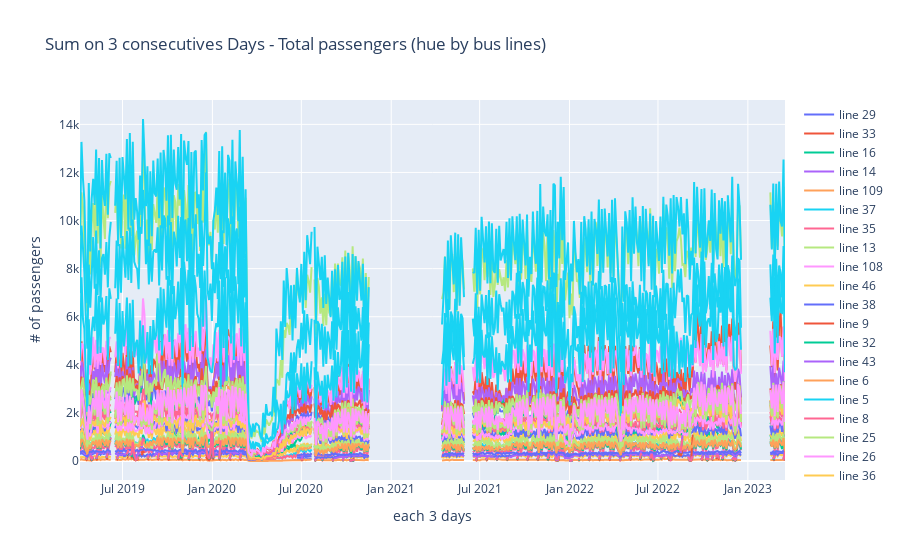

The notebook cell saved with this chart:
### Code cell
fig = go.Figure()

for line in data2.line.unique() :
  data_resample = data2[data2.line == line].resample('3D').mean() 

  # Create a Plotly figure with a line trace
  fig.add_trace(go.Scatter(x=data_resample.index, y=data_resample['passengersNumber'], mode='lines', name="line " + str(line)))

# Customize the plot layout
fig.update_layout(title='Sum on 3 consecutives Days - Total passengers (hue by bus lines)', xaxis_title='each 3 days', yaxis_title='# of passengers')

# Show the plot
fig.show()

### Figure 1 — Plotly figure (JSON) as saved in the notebook; plotly's stock layout.template omitted (floating-point values rounded to 4 significant figures; data arrays with more than 128 entries replaced by an {"elided": "..."} marker saying what was removed)
{"data": [{"mode": "lines", "name": "line 29", "type": "scatter", "x": {"elided": "482 str values"}, "y": {"elided": "482 float values"}}, {"mode": "lines", "name": "line 33", "type": "scatter", "x": {"elided": "482 str values"}, "y": {"elided": "482 float values"}}, {"mode": "lines", "name": "line 16", "type": "scatter", "x": {"elided": "482 str values"}, "y": {"elided": "482 float values"}}, {"mode": "lines", "name": "line 14", "type": "scatter", "x": {"elided": "482 str values"}, "y": {"elided": "482 float values"}}, {"mode": "lines", "name": "line 109", "type": "scatter", "x": {"elided": "482 str values"}, "y": {"elided": "482 float values"}}, {"mode": "lines", "name": "line 37", "type": "scatter", "x": {"elided": "482 str values"}, "y": {"elided": "482 float values"}}, {"mode": "lines", "name": "line 35", "type": "scatter", "x": {"elided": "482 str values"}, "y": {"elided": "482 float values"}}, {"mode": "lines", "name": "line 13", "type": "scatter", "x": {"elided": "482 str values"}, "y": {"elided": "482 float values"}}, {"mode": "lines", "name": "line 108", "type": "scatter", "x": {"elided": "482 str values"}, "y": {"elided": "482 float values"}}, {"mode": "lines", "name": "line 46", "type": "scatter", "x": {"elided": "482 str values"}, "y": {"elided": "482 float values"}}, {"mode": "lines", "name": "line 38", "type": "scatter", "x": {"elided": "482 str values"}, "y": {"elided": "482 float values"}}, {"mode": "lines", "name": "line 9", "type": "scatter", "x": {"elided": "482 str values"}, "y": {"elided": "482 float values"}}, {"mode": "lines", "name": "line 32", "type": "scatter", "x": {"elided": "482 str values"}, "y": {"elided": "482 float values"}}, {"mode": "lines", "name": "line 43", "type": "scatter", "x": {"elided": "481 str values"}, "y": {"elided": "481 float values"}}, {"mode": "lines", "name": "line 6", "type": "scatter", "x": {"elided": "482 str values"}, "y": {"elided": "482 float values"}}, {"mode": "lines", "name": "line 5", "type": "scatter", "x": {"elided": "482 str values"}, "y": {"elided": "482 float values"}}, {"mode": "lines", "name": "line 8", "type": "scatter", "x": {"elided": "482 str values"}, "y": {"elided": "482 float values"}}, {"mode": "lines", "name": "line 25", "type": "scatter", "x": {"elided": "482 str values"}, "y": {"elided": "482 float values"}}, {"mode": "lines", "name": "line 26", "type": "scatter", "x": {"elided": "482 str values"}, "y": {"elided": "482 float values"}}, {"mode": "lines", "name": "line 36", "type": "scatter", "x": {"elided": "482 str values"}, "y": {"elided": "482 float values"}}, {"mode": "lines", "name": "line 21", "type": "scatter", "x": {"elided": "482 str values"}, "y": {"elided": "482 float values"}}, {"mode": "lines", "name": "line 110", "type": "scatter", "x": {"elided": "482 str values"}, "y": {"elided": "482 float values"}}, {"mode": "lines", "name": "line 40", "type": "scatter", "x": {"elided": "481 str values"}, "y": {"elided": "481 float values"}}, {"mode": "lines", "name": "line 104", "type": "scatter", "x": {"elided": "482 str values"}, "y": {"elided": "482 float values"}}, {"mode": "lines", "name": "line 27", "type": "scatter", "x": {"elided": "482 str values"}, "y": {"elided": "482 float values"}}, {"mode": "lines", "name": "line 28", "type": "scatter", "x": {"elided": "482 str values"}, "y": {"elided": "482 float values"}}, {"mode": "lines", "name": "line 18", "type": "scatter", "x": {"elided": "482 str values"}, "y": {"elided": "482 float values"}}, {"mode": "lines", "name": "line 41", "type": "scatter", "x": {"elided": "482 str values"}, "y": {"elided": "482 float values"}}, {"mode": "lines", "name": "line 45", "type": "scatter", "x": {"elided": "482 str values"}, "y": {"elided": "482 float values"}}, {"mode": "lines", "name": "line 19", "type": "scatter", "x": {"elided": "482 str values"}, "y": {"elided": "482 float values"}}, {"mode": "lines", "name": "line 42", "type": "scatter", "x": {"elided": "482 str values"}, "y": {"elided": "482 float values"}}, {"mode": "lines", "name": "line 102", "type": "scatter", "x": {"elided": "482 str values"}, "y": {"elided": "482 float values"}}, {"mode": "lines", "name": "line 103", "type": "scatter", "x": {"elided": "482 str values"}, "y": {"elided": "482 float values"}}, {"mode": "lines", "name": "line 106", "type": "scatter", "x": {"elided": "482 str values"}, "y": {"elided": "482 float values"}}, {"mode": "lines", "name": "line 23", "type": "scatter", "x": {"elided": "482 str values"}, "y": {"elided": "482 float values"}}, {"mode": "lines", "name": "line 17", "type": "scatter", "x": {"elided": "482 str values"}, "y": {"elided": "482 float values"}}, {"mode": "lines", "name": "line 101", "type": "scatter", "x": {"elided": "482 str values"}, "y": {"elided": "482 float values"}}, {"mode": "lines", "name": "line 24", "type": "scatter", "x": {"elided": "482 str values"}, "y": {"elided": "482 float values"}}, {"mode": "lines", "name": "line 31", "type": "scatter", "x": {"elided": "482 str values"}, "y": {"elided": "482 float values"}}], "layout": {"title": {"text": "Sum on 3 consecutives Days - Total passengers (hue by bus lines)"}, "xaxis": {"title": {"text": "each 3 days"}}, "yaxis": {"title": {"text": "# of passengers"}}}}
